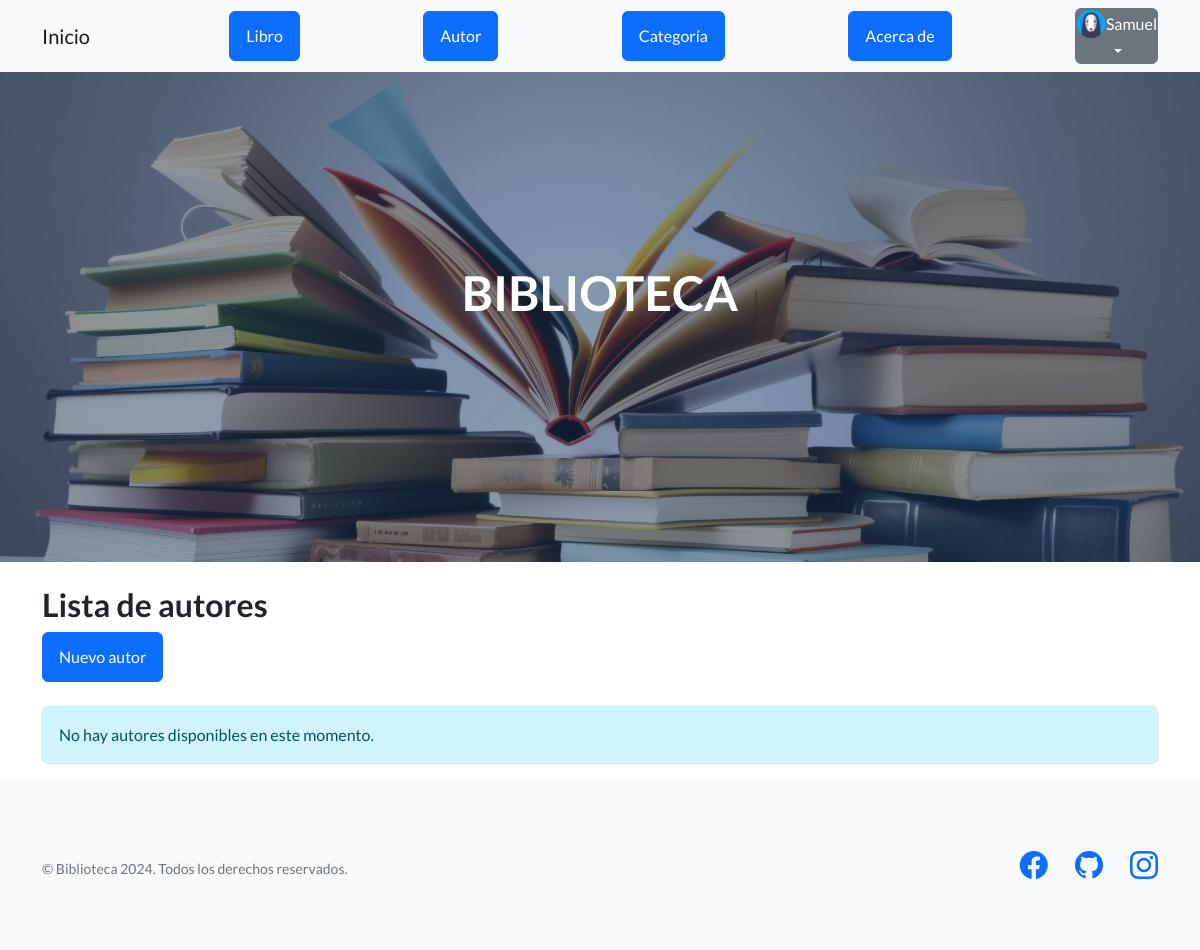
The app's page /autor/listar (signed in), older data.
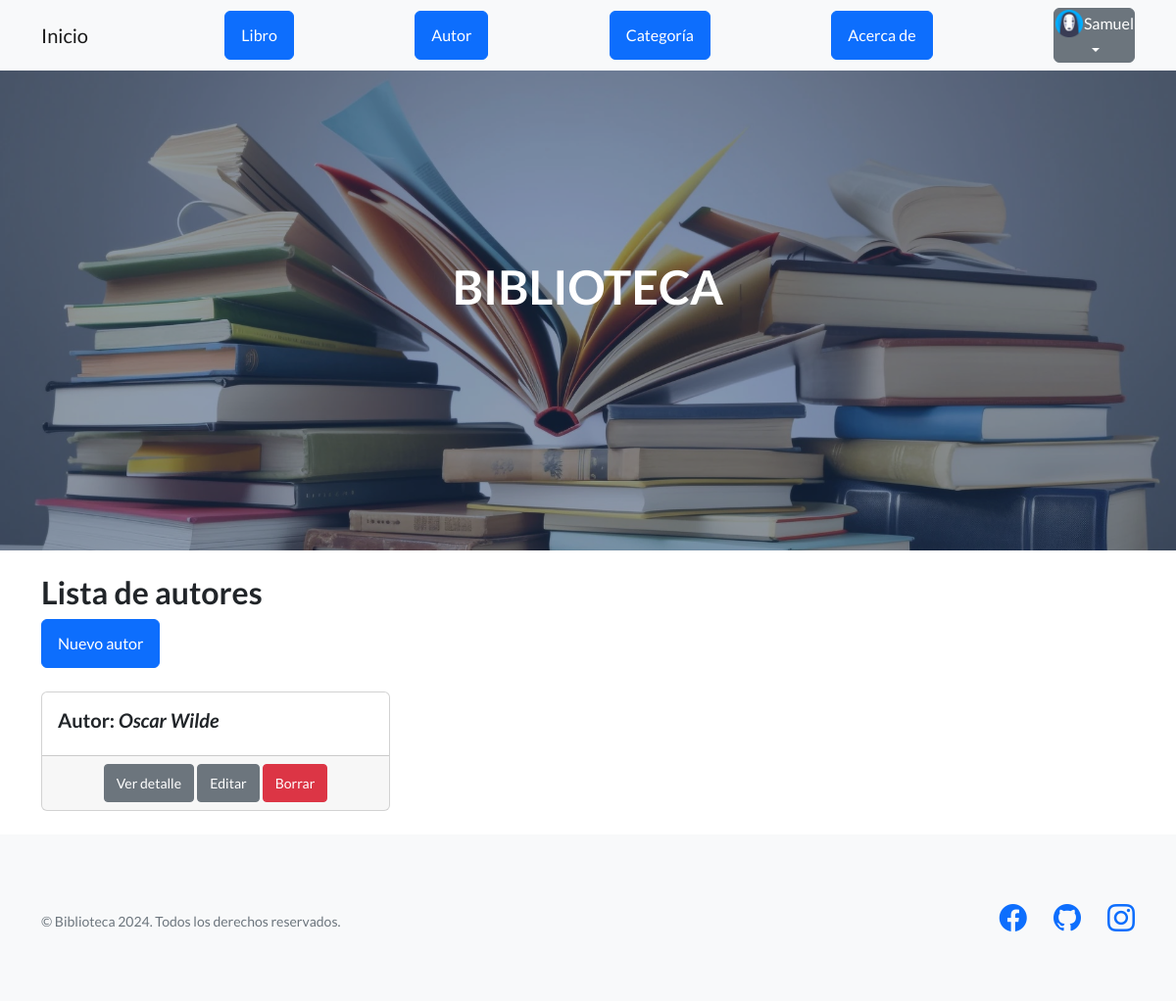
The same page, newer data.
### AppSamuel/models.py (models this page shows, shortened)
class Autor(models.Model):
    nombre = models.CharField(max_length=100)
    apellido = models.CharField(max_length=100)

### AppSamuel/views.py (the view)
# urls.py: path('autor/listar', views.AutorListView.as_view(), name='ListaAutores'),
class AutorListView(LoginRequiredMixin, ListView):
    model = Autor
    context_object_name = "autores"
    template_name = "AppSamuel/autor_lista.html"
    def get(self, request, *args, **kwargs):
        return super().get(request, *args, **kwargs)

### AppSamuel/templates/AppSamuel/autor_lista.html (shortened to what this page needs)
{% extends 'AppSamuel/base.html' %}
{% load static %}
{% block main %}
<div class="container mt-4">
    <h2>Lista de autores</h2>
    <form action="{% url 'NuevoAutor' %}" method="GET" class="mb-4">
        <button class="btn btn-primary btn-xl" type="submit">Nuevo autor</button>
    </form>
    {% if autores %}
    <div class="row">
        {% for autor in autores %}
        <div class="col-md-4 mb-4">
            <div class="card h-100">
                <div class="card-body">
                    <h5 class="card-title">Autor: <i>{{ autor.nombre }} {{ autor.apellido }}</i></h5>
                </div>
                <div class="card-footer text-center">
                    <a href="{% url 'DetalleAutor' autor.pk %}" class="btn btn-secondary btn-sm">Ver detalle</a>
                    <a href="{% url 'EditarAutor' autor.pk %}" class="btn btn-secondary btn-sm">Editar</a>
                    <a href="{% url 'BorrarAutor' autor.pk %}" class="btn btn-danger btn-sm">Borrar</a>
                </div>
            </div>
        </div>
        {% endfor %}
    </div>
    {% else %}
    <div class="alert alert-info" role="alert">
        No hay autores disponibles en este momento.
    </div>
    {% endif %}
</div>
{% endblock main %}

Row changes from the older to the newer data that the page shows:
added Autor: nombre "Oscar", apellido "Wilde"
Text that changed along with them:
text no longer shown: "No hay autores disponibles en este momento."
